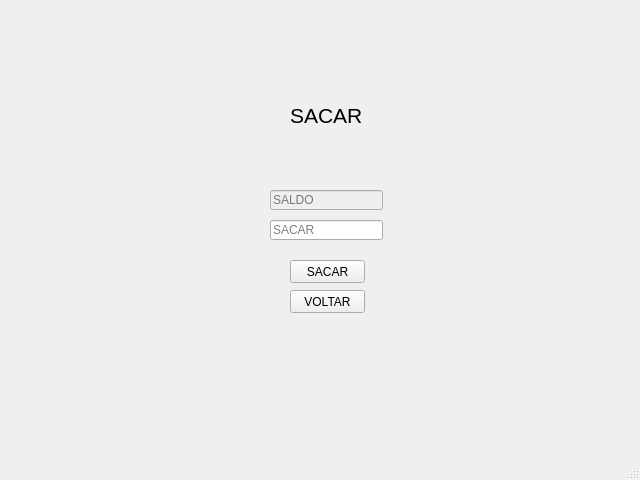
<?xml version="1.0" encoding="UTF-8"?>
<ui version="4.0">
 <class>MainWindow</class>
 <widget class="QMainWindow" name="MainWindow">
  <property name="enabled">
   <bool>true</bool>
  </property>
  <property name="geometry">
   <rect>
    <x>0</x>
    <y>0</y>
    <width>640</width>
    <height>480</height>
   </rect>
  </property>
  <property name="windowTitle">
   <string>MainWindow</string>
  </property>
  <widget class="QWidget" name="centralwidget">
   <widget class="QLabel" name="label">
    <property name="geometry">
     <rect>
      <x>290</x>
      <y>100</y>
      <width>71</width>
      <height>31</height>
     </rect>
    </property>
    <property name="font">
     <font>
      <pointsize>16</pointsize>
     </font>
    </property>
    <property name="text">
     <string>SACAR</string>
    </property>
   </widget>
   <widget class="QLineEdit" name="lineEdit">
    <property name="enabled">
     <bool>false</bool>
    </property>
    <property name="geometry">
     <rect>
      <x>270</x>
      <y>190</y>
      <width>113</width>
      <height>20</height>
     </rect>
    </property>
    <property name="placeholderText">
     <string>SALDO</string>
    </property>
   </widget>
   <widget class="QLineEdit" name="lineEdit_2">
    <property name="geometry">
     <rect>
      <x>270</x>
      <y>220</y>
      <width>113</width>
      <height>20</height>
     </rect>
    </property>
    <property name="text">
     <string/>
    </property>
    <property name="placeholderText">
     <string>SACAR</string>
    </property>
   </widget>
   <widget class="QPushButton" name="pushButton">
    <property name="geometry">
     <rect>
      <x>290</x>
      <y>260</y>
      <width>75</width>
      <height>23</height>
     </rect>
    </property>
    <property name="text">
     <string>SACAR</string>
    </property>
   </widget>
   <widget class="QPushButton" name="pushButton_2">
    <property name="geometry">
     <rect>
      <x>290</x>
      <y>290</y>
      <width>75</width>
      <height>23</height>
     </rect>
    </property>
    <property name="text">
     <string>VOLTAR</string>
    </property>
   </widget>
  </widget>
  <widget class="QStatusBar" name="statusbar"/>
 </widget>
 <resources/>
 <connections/>
</ui>
